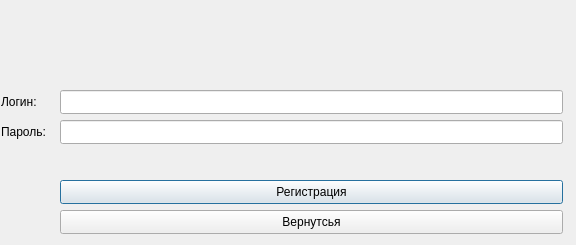
<?xml version="1.0" encoding="UTF-8"?>
<ui version="4.0">
 <class>reg_window</class>
 <widget class="QDialog" name="reg_window">
  <property name="geometry">
   <rect>
    <x>0</x>
    <y>0</y>
    <width>576</width>
    <height>245</height>
   </rect>
  </property>
  <property name="maximumSize">
   <size>
    <width>600</width>
    <height>500</height>
   </size>
  </property>
  <property name="windowTitle">
   <string>Register yourself</string>
  </property>
  <widget class="QPushButton" name="Register_button_2">
   <property name="geometry">
    <rect>
     <x>60</x>
     <y>180</y>
     <width>503</width>
     <height>24</height>
    </rect>
   </property>
   <property name="text">
    <string>Регистрация</string>
   </property>
  </widget>
  <widget class="QLineEdit" name="Login_line_2">
   <property name="geometry">
    <rect>
     <x>60</x>
     <y>90</y>
     <width>503</width>
     <height>24</height>
    </rect>
   </property>
  </widget>
  <widget class="QLabel" name="Login_2">
   <property name="geometry">
    <rect>
     <x>1</x>
     <y>90</y>
     <width>51</width>
     <height>24</height>
    </rect>
   </property>
   <property name="text">
    <string>Логин:</string>
   </property>
  </widget>
  <widget class="QLabel" name="Password_2">
   <property name="geometry">
    <rect>
     <x>1</x>
     <y>120</y>
     <width>61</width>
     <height>24</height>
    </rect>
   </property>
   <property name="text">
    <string>Пароль:</string>
   </property>
  </widget>
  <widget class="QLineEdit" name="Password_line_2">
   <property name="geometry">
    <rect>
     <x>60</x>
     <y>120</y>
     <width>503</width>
     <height>24</height>
    </rect>
   </property>
  </widget>
  <widget class="QPushButton" name="return_auth">
   <property name="geometry">
    <rect>
     <x>60</x>
     <y>210</y>
     <width>503</width>
     <height>24</height>
    </rect>
   </property>
   <property name="text">
    <string>Вернутсья</string>
   </property>
  </widget>
 </widget>
 <tabstops>
  <tabstop>Login_line_2</tabstop>
  <tabstop>Password_line_2</tabstop>
  <tabstop>Register_button_2</tabstop>
 </tabstops>
 <resources/>
 <connections/>
</ui>
